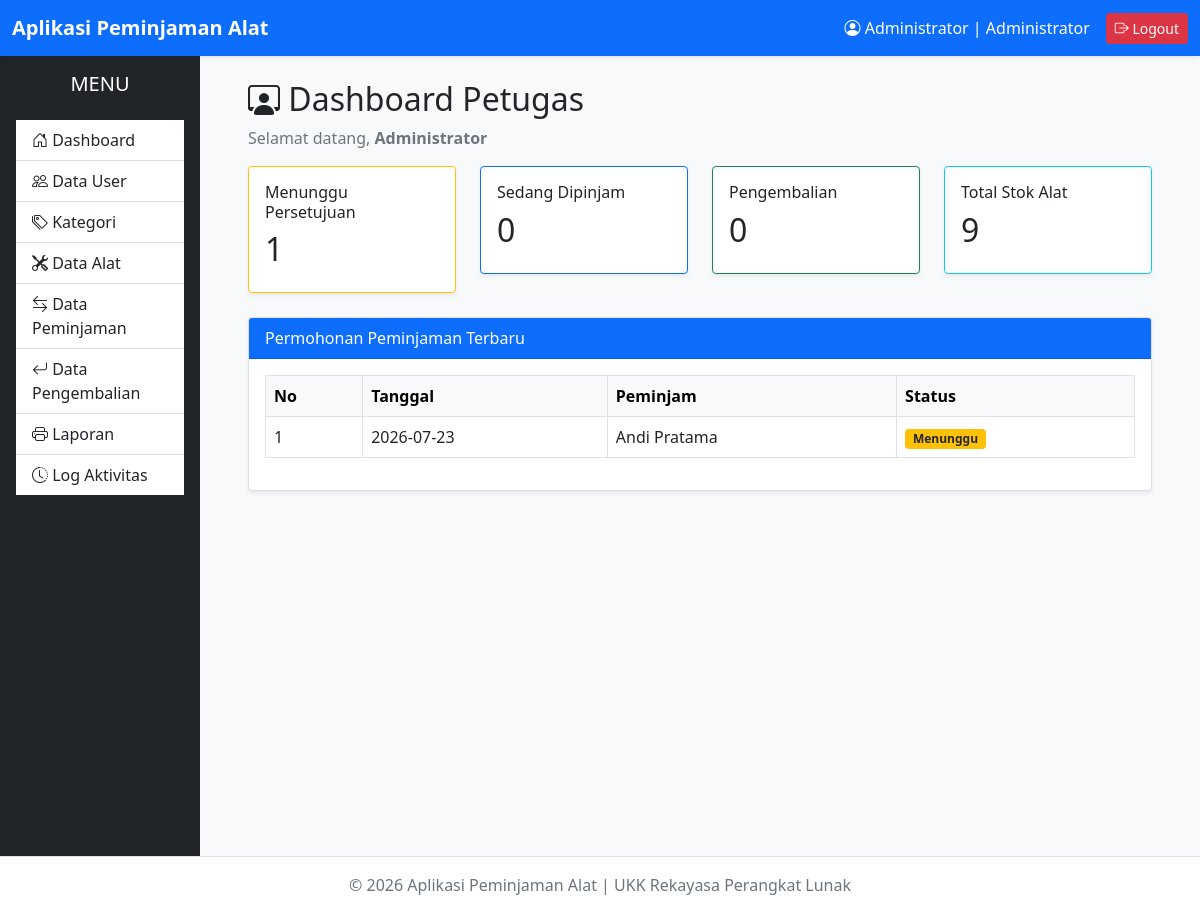
Before: /petugas/dashboard.php (signed in) with the older database file.
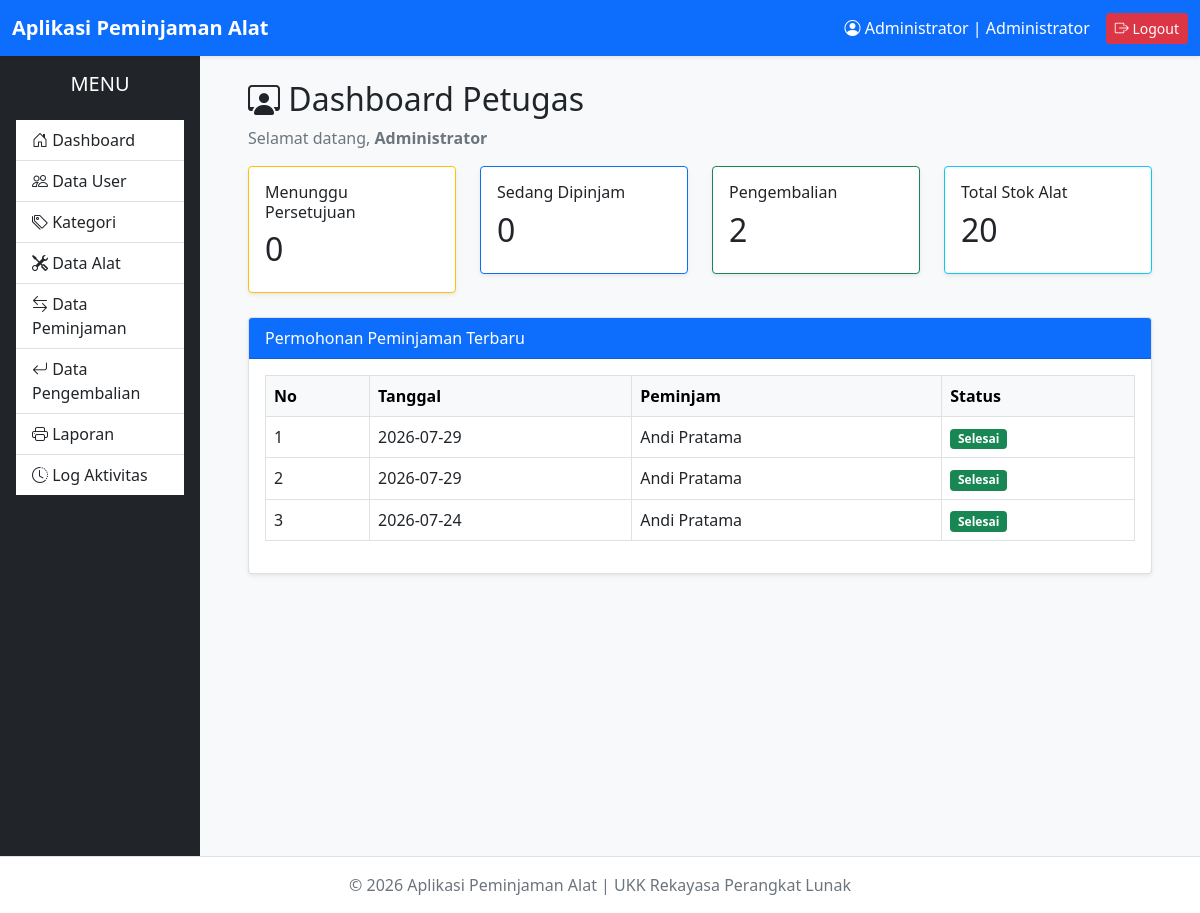
After: the same page with the newer database file.
### tables this page shows
CREATE TABLE `peminjaman` (
  `id_peminjaman` int(11) NOT NULL,
  `id_user` int(11) NOT NULL,
  `tanggal_pinjam` date NOT NULL,
  `tanggal_kembali` date NOT NULL,
  `status` enum('Menunggu','Disetujui','Ditolak','Dipinjam','Selesai') DEFAULT 'Menunggu',
  `created_at` timestamp NOT NULL DEFAULT current_timestamp(),
  `updated_at` timestamp NOT NULL DEFAULT current_timestamp() ON UPDATE current_timestamp()
);

CREATE TABLE `users` (
  `id_user` int(11) NOT NULL,
  `nama_lengkap` varchar(100) NOT NULL,
  `username` varchar(50) NOT NULL,
  `password` varchar(255) NOT NULL,
  `level` enum('Administrator','Petugas','Peminjam') NOT NULL,
  `status` enum('Aktif','Tidak Aktif') DEFAULT 'Aktif',
  `created_at` timestamp NOT NULL DEFAULT current_timestamp(),
  `updated_at` timestamp NOT NULL DEFAULT current_timestamp() ON UPDATE current_timestamp()
);

### petugas/dashboard.php (the view, shortened to what this page needs)
<?php
require_once '../config/database.php';
require_once '../layouts/header.php';
require_once '../layouts/navbar.php';
require_once '../layouts/sidebar.php';
$query = $conn->query("
    SELECT COUNT(*) AS total
    FROM peminjaman
    WHERE status='Menunggu'
");
$totalMenunggu = $query->fetch_assoc()['total'];
$query = $conn->query("
    SELECT COUNT(*) AS total
    FROM peminjaman
    WHERE status='Dipinjam'
");
$totalDipinjam = $query->fetch_assoc()['total'];
$query = $conn->query("
    SELECT COUNT(*) AS total
    FROM pengembalian
");
$totalPengembalian = $query->fetch_assoc()['total'];
$query = $conn->query("
    SELECT SUM(stok) AS total
    FROM alat
");
$dataAlat = $query->fetch_assoc();
$totalAlat = $dataAlat['total'] ?? 0;
?>
<div class="container-fluid">
    <h2 class="mb-2">
        <i class="bi bi-person-workspace"></i>
        Dashboard Petugas
    </h2>
    <p class="text-muted">
        Selamat datang,
        <strong><?= $_SESSION['nama_lengkap'] ?></strong>
    </p>
    <div class="row">
        <div class="col-lg-3 col-md-6 mb-4">
            <div class="card border-warning shadow-sm">
                <div class="card-body">
                    <h6>Menunggu Persetujuan</h6>
                    <h2><?= $totalMenunggu ?></h2>
                </div>
            </div>
        </div>
        <div class="col-lg-3 col-md-6 mb-4">
            <div class="card border-primary shadow-sm">
                <div class="card-body">
                    <h6>Sedang Dipinjam</h6>
                    <h2><?= $totalDipinjam ?></h2>
                </div>
            </div>
        </div>
        <div class="col-lg-3 col-md-6 mb-4">
            <div class="card border-success shadow-sm">
                <div class="card-body">
                    <h6>Pengembalian</h6>
                    <h2><?= $totalPengembalian ?></h2>
                </div>
            </div>
        </div>
        <div class="col-lg-3 col-md-6 mb-4">
            <div class="card border-info shadow-sm">
                <div class="card-body">
                    <h6>Total Stok Alat</h6>
                    <h2><?= $totalAlat ?></h2>
                </div>
            </div>
        </div>
    </div>
    <div class="card shadow-sm">
        <div class="card-header bg-primary text-white">
            Permohonan Peminjaman Terbaru
        </div>
        <div class="card-body table-responsive">
            <table class="table table-bordered table-hover">
                <thead class="table-light">
                    <tr>
                        <th>No</th>
                        <th>Tanggal</th>
                        <th>Peminjam</th>
                        <th>Status</th>
                    </tr>
                </thead>
                <tbody>
                    <?php
                $sql = "
                    SELECT
                        p.*,
                        u.nama_lengkap
                    FROM peminjaman p
                    JOIN users u
                        ON p.id_user=u.id_user
                    ORDER BY p.id_peminjaman DESC
                    LIMIT 5
                ";
                $result = $conn->query($sql);
                $no = 1;
                if($result->num_rows > 0):
                    while($row = $result->fetch_assoc()):
                ?>
                    <tr>
                        <td><?= $no++ ?></td>
                        <td><?= $row['tanggal_pinjam'] ?></td>
                        <td><?= $row['nama_lengkap'] ?></td>
                        <td>
                            <?php
                            switch ($row['status']) {
                                case 'Menunggu':
                                    echo '<span class="badge bg-warning text-dark">Menunggu</span>';
                                    break;
                                case 'Selesai':
                                    echo '<span class="badge bg-success">Selesai</span>';
                                    break;
                            }
                            ?>
                        </td>
                    </tr>
                    <?php
                    endwhile;
                    endif; ?>
                </tbody>
            </table>
        </div>
    </div>
</div>
<?php
require_once '../layouts/footer.php';
?>

Changed rows visible on the page:
removed peminjaman: tanggal_pinjam "2026-07-23", id_user.nama_lengkap "Andi Pratama", status "Menunggu"
added peminjaman: tanggal_pinjam "2026-07-29", id_user.nama_lengkap "Andi Pratama", status "Selesai"
added peminjaman: tanggal_pinjam "2026-07-29", id_user.nama_lengkap "Andi Pratama", status "Selesai"
added peminjaman: tanggal_pinjam "2026-07-24", id_user.nama_lengkap "Andi Pratama", status "Selesai"
Other visible differences:
$totalMenunggu: "1" → "0"
$totalPengembalian: "0" → "2"
$totalAlat: "9" → "20"
